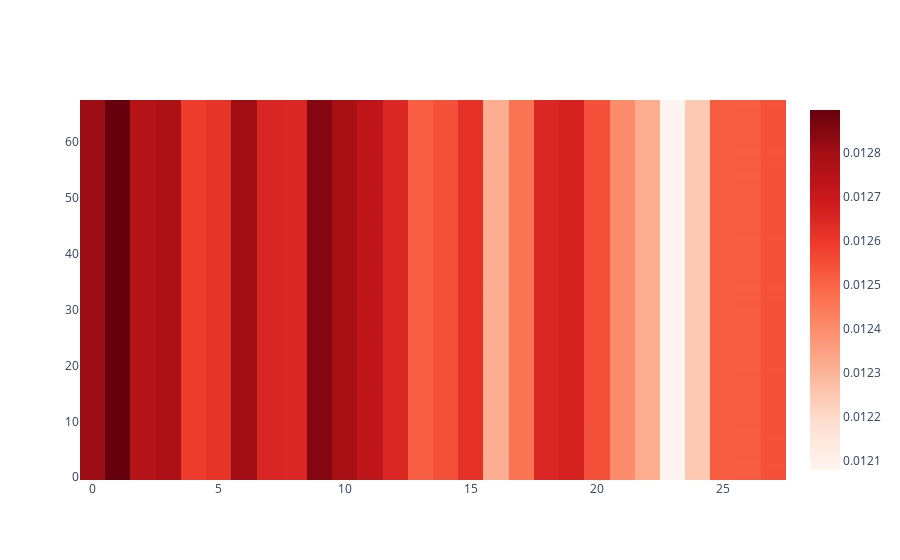

Write notebook code for a chart like this one.
### Code cell
train = go.Heatmap(z = attention, colorscale='Reds')
data=[train]
iplot(data)

### Figure 1 — Plotly figure (JSON) as saved in the notebook; plotly's stock layout.template omitted (floating-point values rounded to 4 significant figures; data arrays with more than 128 entries replaced by an {"elided": "..."} marker saying what was removed)
{"data": [{"colorscale": [[0, "rgb(255,245,240)"], [0.125, "rgb(254,224,210)"], [0.25, "rgb(252,187,161)"], [0.375, "rgb(252,146,114)"], [0.5, "rgb(251,106,74)"], [0.625, "rgb(239,59,44)"], [0.75, "rgb(203,24,29)"], [0.875, "rgb(165,15,21)"], [1, "rgb(103,0,13)"]], "type": "heatmap", "z": {"elided": "68x28 float values"}}], "layout": {}}
